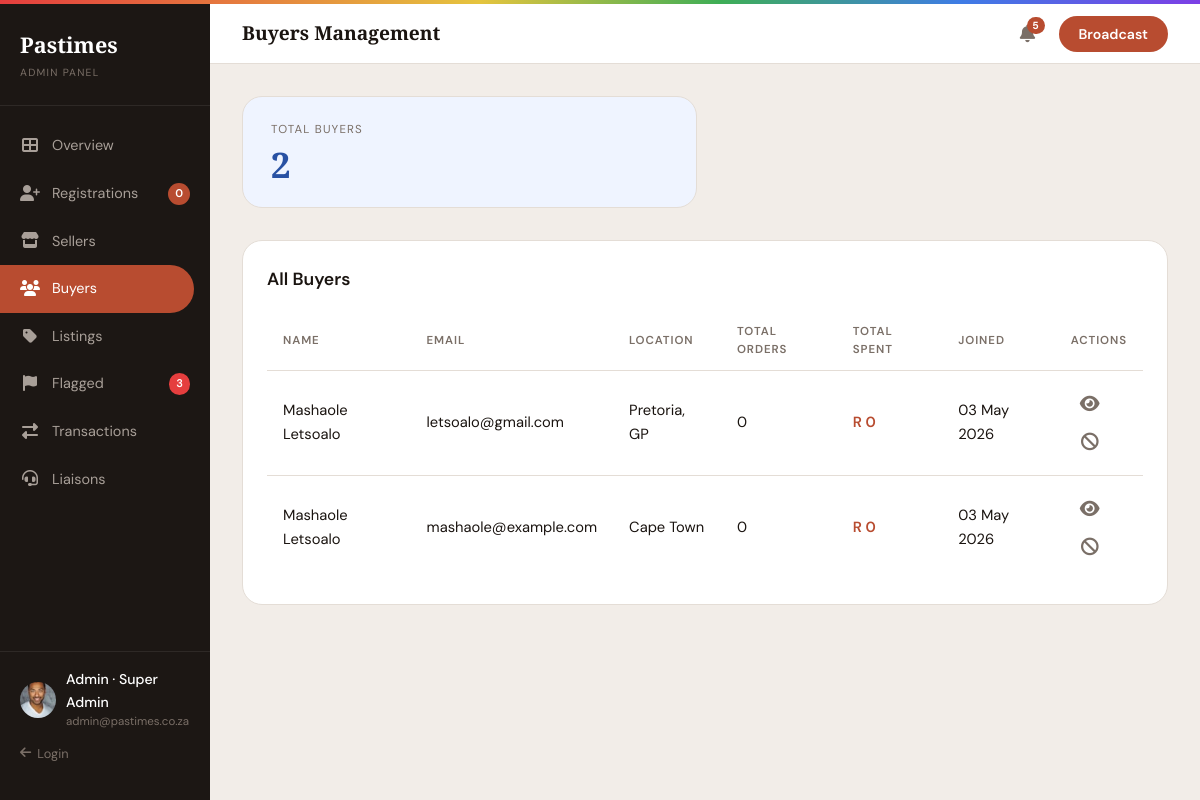
Page /frontend/admin-buyers.php (signed in) on the earlier database version.
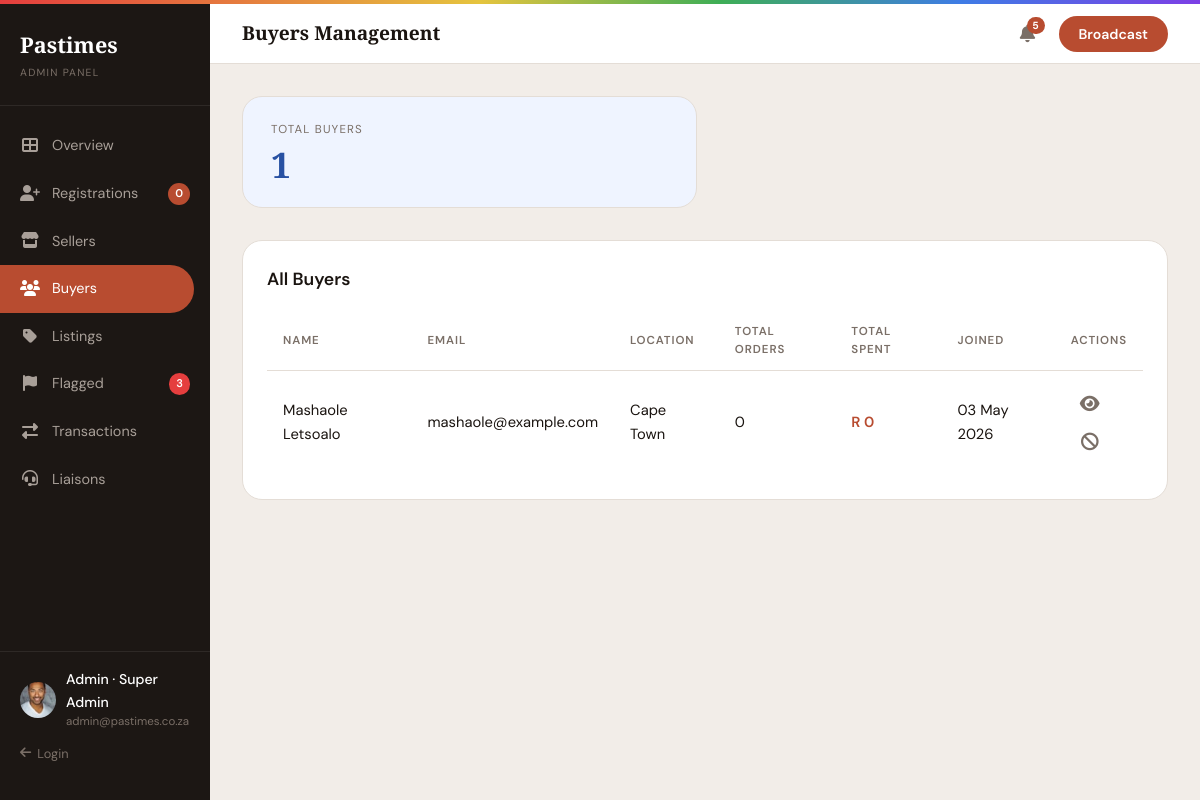
Same page on the later database version.
### tables this page shows
CREATE TABLE `tbluser` (
  `user_id` int(11) NOT NULL,
  `username` varchar(50) NOT NULL,
  `email` varchar(100) NOT NULL,
  `password_hash` varchar(255) NOT NULL,
  `first_name` varchar(50) NOT NULL,
  `last_name` varchar(50) NOT NULL,
  `role` enum('buyer','seller') NOT NULL,
  `status` enum('pending','approved','rejected') DEFAULT 'pending',
  `city` varchar(100) DEFAULT NULL,
  `bio` text DEFAULT NULL,
  `verified` tinyint(1) DEFAULT 0,
  `profile_image` varchar(255) DEFAULT NULL,
  `created_at` timestamp NOT NULL DEFAULT current_timestamp()
);

### frontend/admin-buyers.php (the view, shortened to what the changed rows need)
<?php
require_once __DIR__ . '/../backend/DBConn.php';
$buyers = $conn->query("
    SELECT
        u.user_id,
        CONCAT(u.first_name, ' ', u.last_name) as name,
        u.email,
        u.created_at,
        u.city,
        COUNT(DISTINCT o.order_id) as orders_count,
        COALESCE(SUM(o.total_amount), 0) as total_spent
    FROM tbluser u
    LEFT JOIN tblaorder o ON u.user_id = o.buyer_id AND o.status = 'paid'
    WHERE u.role = 'buyer' AND u.verified = 1
    GROUP BY u.user_id
    ORDER BY total_spent DESC
");
$buyers_count = $buyers->num_rows;
?>
<!DOCTYPE html>
<html lang="en">
<head>
  <link rel="stylesheet" href="../frontend/css/style.css">
  <link rel="stylesheet" href="https://cdnjs.cloudflare.com/ajax/libs/font-awesome/6.5.0/css/all.min.css">
</head>
<body>
  <div class="layout-admin">
    <main class="main-content">
      <div class="page-body">
        <div class="stats-grid">
          <div class="stat-card blue">
            <div class="stat-label">Total Buyers</div>
            <div class="stat-value" style="color:#2851A3"><?= $buyers_count ?></div>
          </div>
        </div>
        <div class="card">
          <table class="data-table">
            <thead>
              <tr>
                <th>Name</th>
                <th>Email</th>
                <th>Location</th>
                <th>Total Orders</th>
                <th>Total Spent</th>
                <th>Joined</th>
                <th>Actions</th>
              </tr>
            </thead>
            <tbody>
              <?php if ($buyers_count == 0): ?>
                <tr><td colspan="7" class="text-center">No buyers found.</td></tr>
              <?php else: ?>
                <?php while ($buyer = $buyers->fetch_assoc()): ?>
                  <tr>
                    <td><?= htmlspecialchars($buyer['name']) ?></td>
                    <td><?= htmlspecialchars($buyer['email']) ?></td>
                    <td><?= htmlspecialchars($buyer['city'] ?: 'N/A') ?></td>
                    <td><?= $buyer['orders_count'] ?></td>
                    <td class="amount-col">R <?= number_format($buyer['total_spent'], 0, '.', ' ') ?></td>
                    <td><?= date('d M Y', strtotime($buyer['created_at'])) ?></td>
                    <td>
                        <a href="../backend/api.php?action=view_profile&id=<?= $buyer['user_id'] ?>" class="icon-btn" title="View Profile">
                            <i class="fas fa-eye"></i>
                        </a>
                        <a href="../backend/api.php?action=suspend_user&id=<?= $buyer['user_id'] ?>"
                            class="icon-btn" title="Suspend"
                            onclick="return confirm('Suspend this user?')">
                              <i class="fas fa-ban"></i>
                        </a>
                    </td>
                  </tr>
                <?php endwhile; ?>
              <?php endif; ?>
            </tbody>
          </table>
        </div>
      </div>
    </main>
  </div>
</body>
</html>

Differences in the rows shown:
removed tbluser: name "Mashaole Letsoalo", email "letsoalo@gmail.com", city "Pretoria, GP", orders_count "0", total_spent "0", created_at "03 May 2026"
Other differences:
$buyers_count: "2" → "1"
